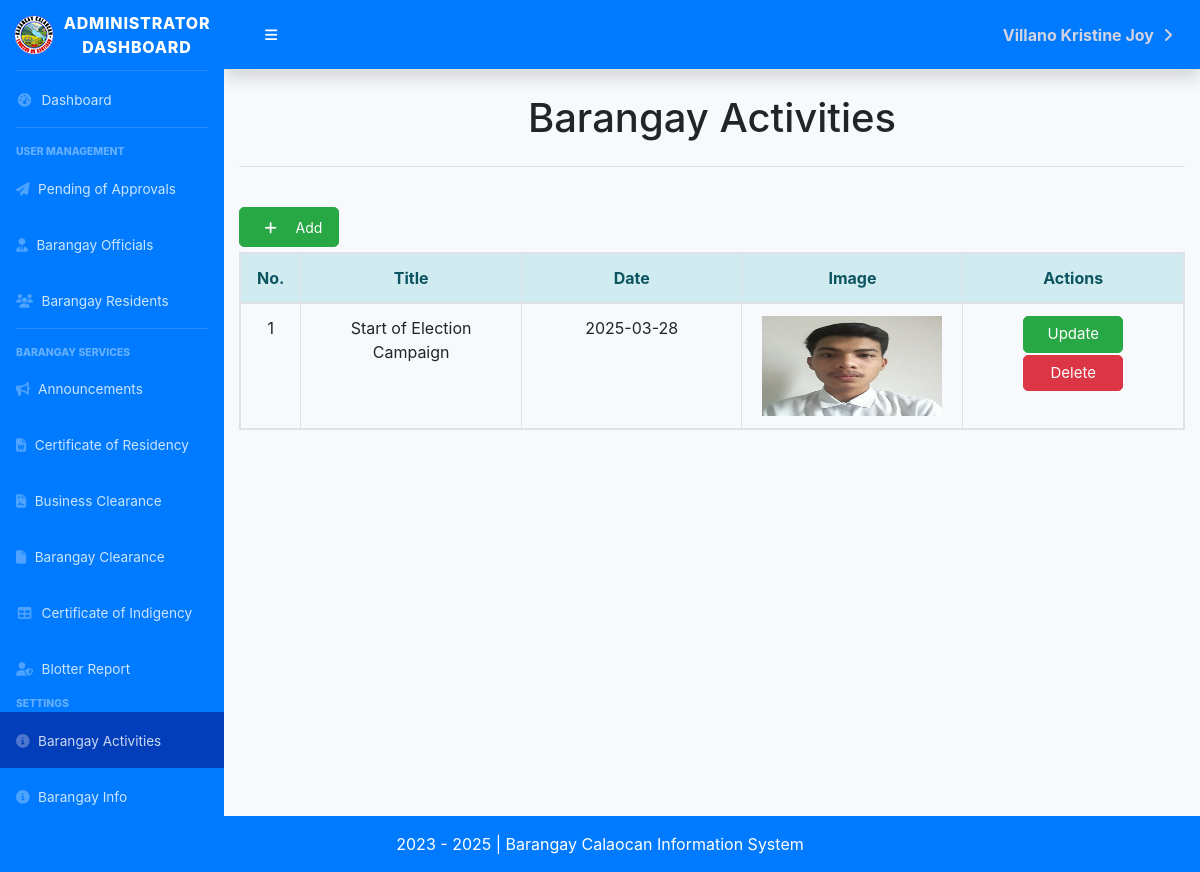
/activities.php (signed in), run on the app's committed database.
### tables this page shows
CREATE TABLE `tbl_activities` (
  `id_activity` int(11) NOT NULL,
  `name` varchar(255) NOT NULL,
  `date` date NOT NULL,
  `image` text NOT NULL
);

### classes/info.class.php (called while the page is built, shortened)
<?php
class InfoClass extends BMISClass {
    public function view_activity() {
        $connection = $this->openConn();
        $stmt = $connection->prepare("SELECT * from tbl_activities");
        $stmt->execute();
        $view = $stmt->fetchAll();
        return $view;
    }
}
?>

### activities.php (the view, shortened to what this page needs)
<?php
    require 'classes/info.class.php';
    $infobmis->create_activity();
    $view = $infobmis->view_activity();
?>
<?php include 'dashboard_sidebar_start.php'; ?>
<div class="container-fluid">
    <h1 class="mb-4 text-center">Barangay Activities</h1>
    <hr>
    <br>
    <button class="btn btn-success" style="width: 100px; height: 40px; font-size: 14px; border-radius:5px; margin-bottom: 5px;" data-toggle="modal" data-target="#modalServices">
        <i class="fas fa-plus icon" style="padding-left: 0; padding-top: 0; padding-bottom: 0;"></i>Add
    </button>
    <br>
    <table class="table table-hover text-center table-bordered table-responsive" id="dataTable" width="100%" cellspacing="0">
        <form action="" method="post">
            <thead class="alert-info">
                <tr>
                    <th style="width: 5%;"> No. </th>
                    <th style="width: 20%;"> Title </th>
                    <th style="width: 20%;"> Date </th>
                    <th style="width: 10%;"> Image </th>
                    <th style="width: 20%;"> Actions </th>
                </tr>
            </thead>
            <tbody>
                <?php $counter = 1;
                    if (is_array($view)) : ?>
                    <?php foreach ($view as $view) : ?>
                        <tr>
                            <td> <?= $counter++; ?> </td>
                            <td> <?= $view['name']; ?> </td>
                            <td> <?= $view['date']; ?> </td>
                            <td>
                                <img src="<?= $view['image']; ?>" alt="Image" style="width: 180px; height: 100px;">
                            </td>
                            <td>
                                <form action="" method="post">
                                    <a href="update_activity_form.php?id_activity=<?= $view['id_activity']; ?>" class="btn btn-success" style="width: 100px; font-size: 15px; border-radius:5px; margin-bottom: 2px;"> Update </a>
                                    <button class="btn btn-danger" type="submit" name="delete_activity" style="width: 100px; font-size: 15px; border-radius:5px;"> Delete </button>
                                </form>
                            </td>
                        </tr>
                    <?php endforeach; ?>
                <?php endif; ?>
            </tbody>
        </form>
    </table>
</div>
<link href="customcss/regiformstyle.css" rel="stylesheet" type="text/css">
<link href="bootstrap/css/bootstrap.css" rel="stylesheet" type="text/css">
<?php include 'dashboard_sidebar_end.php'; ?>
</body>

### css/regiformstyle.css (style rules this page uses)
body { background-color:#fff !important; }

### activities.php (style rules this page uses)
.icon { padding: 10px; min-width: 40px; }
.btn-danger { background-color: red; }

### data on the page
tbl_activities: name "Start of Election Campaign", date "2025-03-28", image (picture)

### other printed values
$userdetails['surname'] "Villano"
$userdetails['firstname'] "Kristine Joy"
